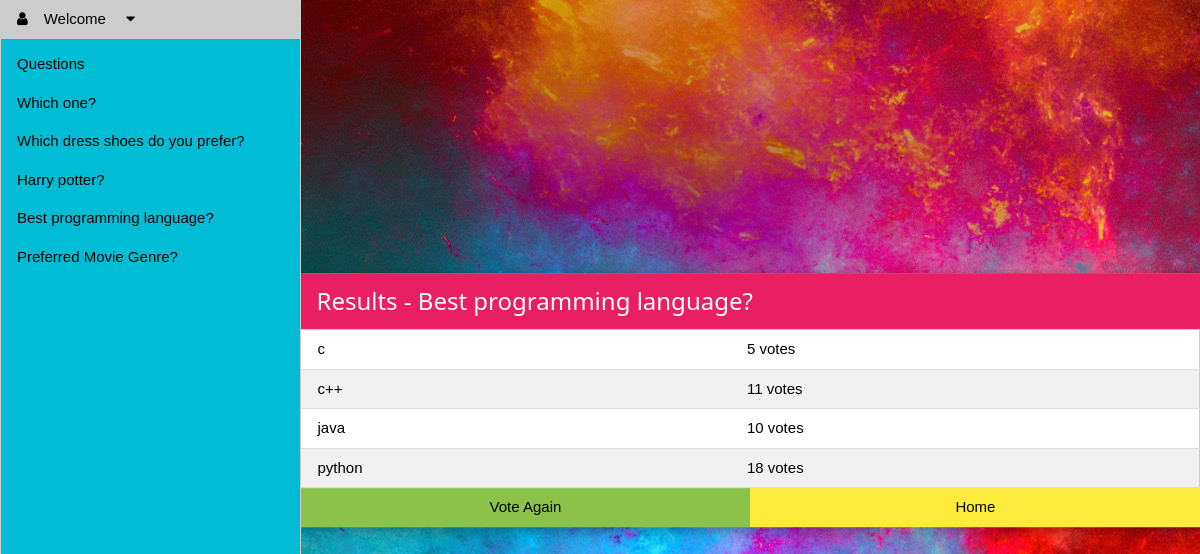
The app's page /polls/1/results/ (signed in) with its own data.
### polls/models.py (models this page shows, shortened)
class Question(models.Model):
    question_text = models.CharField(max_length=200)
    pub_date = models.DateTimeField('date published')
    def was_published_recently(self):
        now = timezone.now()
        return now - datetime.timedelta(days=1) <= self.pub_date <= now
    was_published_recently.admin_order_field = 'pub_date'
    was_published_recently.boolean = True
    was_published_recently.short_description = 'Published recently?'

class Choice(models.Model):
    question = models.ForeignKey(Question, on_delete=models.CASCADE)
    choice_text = models.CharField(max_length=200)
    votes = models.IntegerField(default=0)

### polls/views.py (the view)
# urls.py: path('<int:question_id>/results/', views.results, name='results'),
def results(request, question_id):
    question = get_object_or_404(Question, pk=question_id)
    return render(request, 'polls/results.html', {'question': question, 'latest_question_list': get_question_list()})

### polls/views.py (called while the page is built)
def get_question_list():
    return Question.objects.order_by('-pub_date')

### polls/templates/polls/results.html (shortened to what this page needs)
{% extends "polls/base.html" %}
{% load static %}
{% block content %}
    <link rel="stylesheet" type="text/css" href="{% static 'polls/style.css' %}"/>
    {% if user.is_authenticated %}
        <div class="w3-row">
            <div class="w3-col l3 w3-border-left w3-cyan"
                 style="z-index:3;height:100vh;overflow:auto">
                <div class="w3-bar-block" id="mySidebar">
                    <div class="w3-dropdown-hover">
                        <a class="w3-button w3-bar-item"><i
                                class="w3-margin-right fa fa-user"></i>Welcome {{ user.first_name }}<i
                                class="w3-margin-left fa fa-caret-down"></i>
                        </a>
                    </div>
                    <div class="w3-bar-item">Questions</div>
                    {% if latest_question_list %}
                        {% for question in latest_question_list %}
                            <a href="{% url 'polls:detail' question.id %}"
                               class="w3-bar-item w3-button">{{ question.question_text }}</a>
                        {% endfor %}
                    {% else %}
                        <p>No polls are available.</p>
                    {% endif %}
                </div>
            </div>
            <div class="w3-col l9 w3-border-left w3-display-container" style="z-index:3;height:100vh;overflow:auto">
                <div class="w3-display-middle w3-modal-content w3-card-4">
                    <div class="w3-container w3-pink">
                        <h3>Results - {{ question.question_text }}</h3>
                    </div>
                    <table class="w3-table-all w3-hoverable">
                        {% for choice in question.choice_set.all %}
                            <tr>
                                <td>{{ choice.choice_text }}</td>
                                <td>{{ choice.votes }} vote{{ choice.votes|pluralize }}</td>
                            </tr>
                        {% endfor %}
                    </table>
                    <div class="w3-row">
                        <a href="{% url 'polls:detail' question.id %}" class="w3-button w3-half w3-light-green">Vote
                            Again</a>
                        <a href="{% url 'polls:index' %}" class="w3-button w3-half w3-yellow">Home</a>
                    </div>
                </div>
            </div>
        </div>
    {% endif %}
{% endblock %}

### polls/templates/polls/base.html (shortened to what this page needs)
{% load static %}
{% block head %}
    <!DOCTYPE html>
    <html lang="en">
    <head>
        <link rel="stylesheet" type="text/css" href="{% static 'polls/style.css' %}"/>
        <link rel="stylesheet"
              href="https://cdnjs.cloudflare.com/ajax/libs/font-awesome/4.7.0/css/font-awesome.min.css">
    </head>
    <body>
{% endblock %}
{% block content %}{% endblock %}
{% block footer %}
    </body>
    </html>
{% endblock %}

### polls/static/polls/style.css (style rules this page uses)
html, body, h1, h2, h3, h4, h5 { font-family: "Raleway", sans-serif }
html { box-sizing: border-box }
*, *:before, *:after { box-sizing: inherit }
html { -ms-text-size-adjust: 100%; -webkit-text-size-adjust: 100% }
body { margin: 0; background: url("images/background.jpg") no-repeat }
a { background-color: transparent; -webkit-text-decoration-skip: objects }
html, body { font-family: Verdana, sans-serif; font-size: 15px; line-height: 1.5 }
html { overflow-x: hidden }
h3 { font-size: 24px }
h1, h2, h3, h4, h5, h6 { font-family: "Segoe UI", Arial, sans-serif; font-weight: 400; margin: 10px 0 }
a { color: inherit }
.w3-table, .w3-table-all { border-collapse: collapse; border-spacing: 0; width: 100%; display: table }
.w3-table-all { border: 1px solid #ccc }
.w3-bordered tr, .w3-table-all tr { border-bottom: 1px solid #ddd }
.w3-table-all tr:nth-child(odd) { background-color: #fff }
.w3-table-all tr:nth-child(even) { background-color: #f1f1f1 }
.w3-table td, .w3-table th, .w3-table-all td, .w3-table-all th { padding: 8px 8px; display: table-cell; text-align: left; vertical-align: top }
.w3-table th:first-child, .w3-table td:first-child, .w3-table-all th:first-child, .w3-table-all td:first-child { padding-left: 16px }
.w3-btn, .w3-button { border: none; display: inline-block; padding: 8px 16px; vertical-align: middle; overflow: hidden; text-decoration: none; color: inherit; background-color: inherit; text-align: center; cursor: pointer; white-space: nowrap }
.w3-btn, .w3-button { -webkit-touch-callout: none; -webkit-user-select: none; -khtml-user-select: none; -moz-user-select: none; -ms-user-select: none; user-select: none }
.w3-tooltip, .w3-display-container { position: relative }
.w3-dropdown-click, .w3-dropdown-hover { position: relative; display: inline-block; cursor: pointer }
.w3-dropdown-hover:first-child, .w3-dropdown-click:hover { background-color: #ccc; color: #000 }
.w3-bar-block .w3-dropdown-hover, .w3-bar-block .w3-dropdown-click { width: 100% }
.w3-bar-block .w3-dropdown-hover .w3-button, .w3-bar-block .w3-dropdown-click .w3-button { width: 100%; text-align: left; padding: 8px 16px }
.w3-modal-content { margin: auto; background-color: #fff; position: relative; padding: 0; outline: 0; width: 600px }
.w3-bar-block .w3-bar-item { width: 100%; display: block; padding: 8px 16px; text-align: left; border: none; white-space: normal; float: none; outline: 0 }
.w3-container:after, .w3-container:before, .w3-panel:after, .w3-panel:before, .w3-row:after, .w3-row:before, .w3-row-padding:after, .w3-row-padding:before, .w3-cell-row:before, .w3-cell-row:after, .w3-clear:after, .w3-clear:before, .w3-bar:before, .w3-bar:after { content: ""; display: table; clear: both }
.w3-col, .w3-half, .w3-third, .w3-twothird, .w3-threequarter, .w3-quarter { float: left; width: 100% }
@media (min-width: 601px) { .w3-col.m6, .w3-half { width: 49.99999% } }
@media (min-width: 993px) { .w3-col.l3 { width: 24.99999% } }
@media (min-width: 993px) { .w3-col.l9 { width: 74.99999% } }
@media (min-width: 993px) { .w3-modal-content { width: 900px } }
.w3-display-middle { position: absolute; top: 50%; left: 50%; transform: translate(-50%, -50%); -ms-transform: translate(-50%, -50%) }
.w3-container, .w3-panel { padding: 0.01em 16px }
.w3-card-4, .w3-hover-shadow:hover { box-shadow: 0 4px 10px 0 rgba(0, 0, 0, 0.2), 0 4px 20px 0 rgba(0, 0, 0, 0.19) }
.w3-border-left { border-left: 1px solid #ccc !important }
.w3-margin-left { margin-left: 16px !important }
.w3-margin-right { margin-right: 16px !important }
.w3-cyan, .w3-hover-cyan:hover { color: #000 !important; background-color: #00bcd4 !important }
.w3-light-green, .w3-hover-light-green:hover { color: #000 !important; background-color: #8bc34a !important }
.w3-pink, .w3-hover-pink:hover { color: #fff !important; background-color: #e91e63 !important }
.w3-yellow, .w3-hover-yellow:hover { color: #000 !important; background-color: #ffeb3b !important }

### records on screen
Question: question_text "Which one?"
Question: question_text "Which dress shoes do you prefer?"
Question: question_text "Harry potter?"
Question: question_text "Best programming language?"
Question: question_text "Preferred Movie Genre?"
Choice: choice_text "c", votes "5"
Choice: choice_text "c++", votes "11"
Choice: choice_text "java", votes "10"
Choice: choice_text "python", votes "18"
